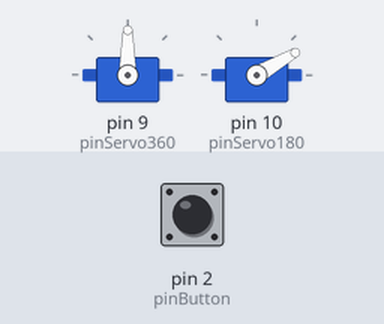
The sketch below on a simulated Arduino Uno, built with avr-gcc and run on an emulated ATmega328P. Shown: 2 × servo. The test bench sets the inputs (shaded band); at power-on: pin 2 (pinButton) HIGH.

Above: at 2.2 s.
2.3 s: pin 2 (pinButton) pulled LOW for 0.15 s
At 2.8 s:
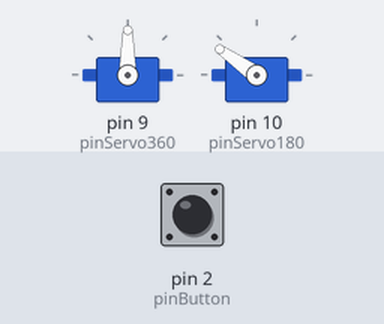
At 3.6 s:
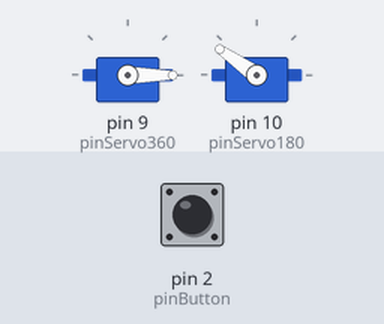
Timing chart, 0 to 5.3 s (numbered marks = the images above; inputs shaded):
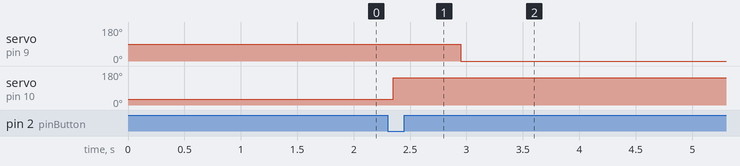

Measured:
- after the input at 2.3 s, servo on pin 9 (pinServo360): 90° → 0° after 0.65 s; servo on pin 10 (pinServo180): 30° → 145° after 0.05 s

The sketch:

Trebuchet_script.ino
```cpp
#include <Servo.h>

Servo servo360; // Сервопривод постоянного вращения (пин 9)
Servo servo180; // Сервопривод ворот (пин 10)

const int pinServo360 = 9;
const int pinServo180 = 10;
const int pinButton = 2;

// Углы для ворот
const int GATE_OPEN = 30;
const int GATE_CLOSE = 145;

// Настройки для серво на 360 градусов
const int STOP_360 = 90;       // Значение остановки (обычно 90, иногда 88-92)
const int SPEED_360 = 0;     // Скорость вращения (95..180 в одну сторону, 0..85 в другую)
const int TIME_5_TURNS = 36000; // Время в мс, ВОТ ЭТО НУЖНО ОТКАЛИБРОВАТЬ !!!

void setup() {
  // Настраиваем кнопку со встроенным подтягивающим резистором
  pinMode(pinButton, INPUT_PULLUP);

  // Подключаем сервоприводы
  servo360.attach(pinServo360);
  servo180.attach(pinServo180);

  // При инициализации серво на 360 молчит, а ворота открываются
  servo360.write(STOP_360);
  servo180.write(GATE_OPEN);
  delay(1000); // Пауза для завершения поворота ворот
}

void loop() {

  // Ждем нажатия кнопки (при INPUT_PULLUP нажатие дает LOW)
  if (digitalRead(pinButton) == LOW) {
    delay(50); // Защита от дребезга контактов
    if (digitalRead(pinButton) == LOW) {

      // 1. Быстро закрываем ворота (поворот в положение 90)
      servo180.write(GATE_CLOSE);
      delay(600); // Ждем, пока ворота физически закроются

      // 2. Серво на 360 делает 5 поворотов
      servo360.write(SPEED_360);
      delay(TIME_5_TURNS);
      servo360.write(STOP_360);
      delay(500);

      // 3. Быстро открываем ворота обратно (поворот в положение 180)
      servo180.write(GATE_OPEN);
      delay(600); // Ждем, пока ворота физически откроются

      // Ждем отпускания кнопки, чтобы цикл не повторился случайно
      while (digitalRead(pinButton) == LOW) {
          delay(10);
      }
    }
  }

}
```
